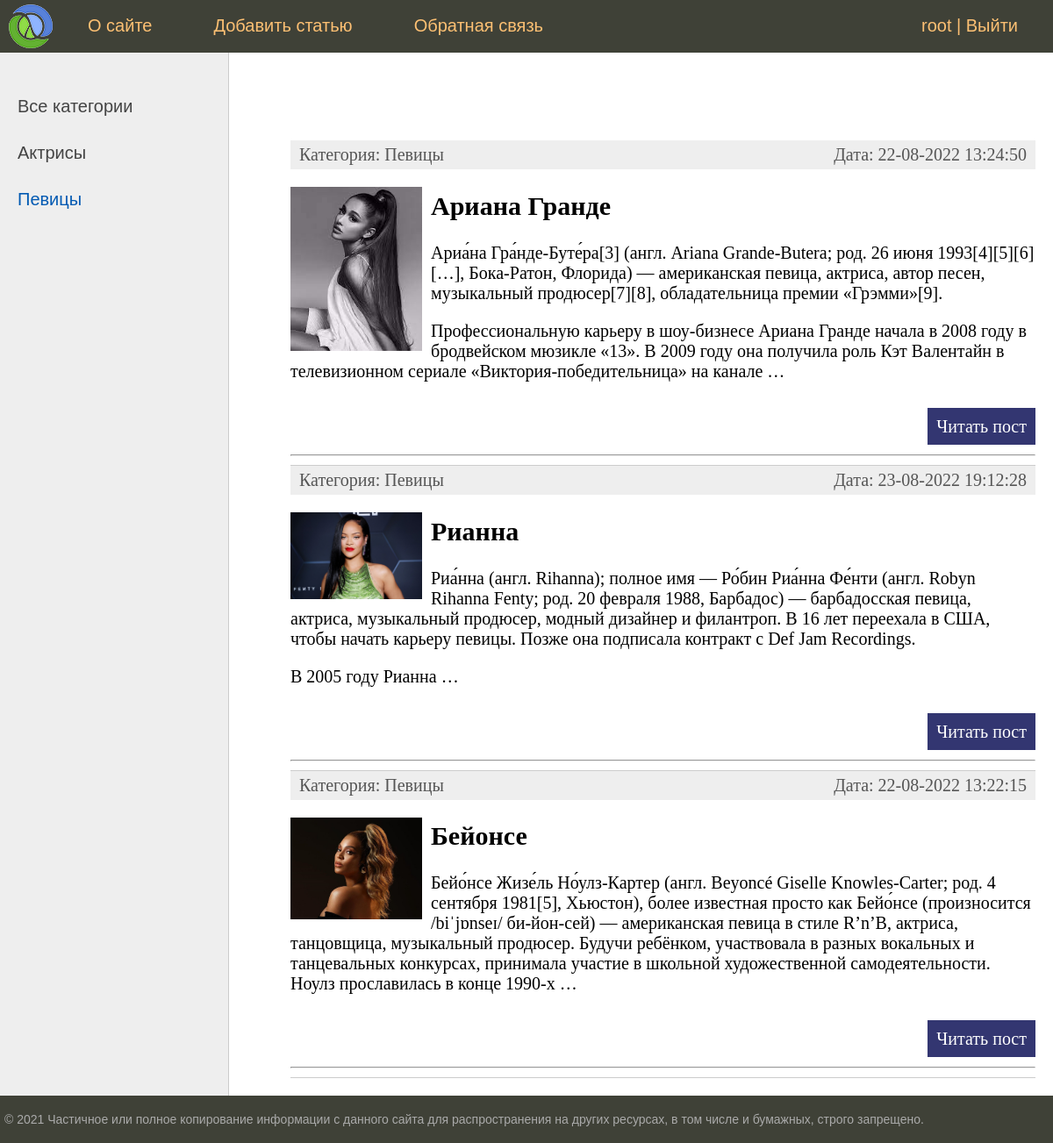
The page /category/pevicy/ (signed in) on the database its author committed.
### women/models.py (models this page shows, shortened)
class Category(models.Model):
    name = models.CharField(max_length=100, db_index=True, verbose_name='Категория')
    slug = models.SlugField(max_length=255, unique=True, db_index=True, verbose_name='URL')
    def __str__(self):
        return self.name
    def get_absolute_url(self):
        return reverse('category', kwargs={'cat_slug': self.slug})
    class Meta:
        verbose_name = 'Категория'
        verbose_name_plural = 'Категории'
        ordering = ['id']

class Women(models.Model):
    title = models.CharField(max_length=255, verbose_name='Заголовок')
    slug = models.SlugField(max_length=255, unique=True, db_index=True, verbose_name='URL')
    content = models.TextField(blank=True, verbose_name='Текст статьи')
    photo = models.ImageField(upload_to='photos/%Y/%m/%d/', verbose_name='Фото')
    time_create = models.DateTimeField(auto_now_add=True, verbose_name='Время создания')
    time_update = models.DateTimeField(auto_now=True, verbose_name='Время изменения')
    is_published = models.BooleanField(default=True, verbose_name='Публикация')
    cat = models.ForeignKey('Category', on_delete=models.PROTECT, verbose_name='Категория')
    def get_absolute_url(self):
        return reverse('post', kwargs={'post_slug': self.slug})
    class Meta:
        verbose_name = 'Известные женщины'
        verbose_name_plural = 'Известные женщины'
        ordering = ['time_create', 'title']

### women/views.py (the view)
# urls.py: path('category/<slug:cat_slug>/', WomenCategory.as_view(), name='category')
class WomenCategory(DataMixin, ListView):
    model = Women
    template_name = 'women/index.html'
    context_object_name = 'posts'
    allow_empty = False
    def get_queryset(self):
        return Women.objects.filter(cat__slug=self.kwargs['cat_slug'], is_published=True).select_related('cat')
    def get_context_data(self, *, object_list=None, **kwargs):
        context = super().get_context_data(**kwargs)
        c = Category.objects.get(slug=self.kwargs['cat_slug'])
        c_def = self.get_user_context(title='Категория - ' + str(c.name),
                                      cat_selected=c.pk)
        return dict(list(context.items()) + list(c_def.items()))

### women/templatetags/women_tags.py (called while the page is built)
@register.simple_tag(name='getposts')
def get_posts(filter=None, pub=True):
    if not filter:
        return Women.objects.filter(is_published=pub)
    else:
        return Women.objects.filter(cat=filter, is_published=pub)

### women/utils.py (called while the page is built)
    def get_user_context(self, **kwargs):
        context = kwargs
        cats = cache.get('cats')
        if not cats:
            cats = Category.objects.annotate(Count('women'))
            cache.set('cats', cats, 120)
        user_menu = menu.copy()
        if not self.request.user.is_authenticated:
            user_menu.pop(1)
        context['menu'] = user_menu
        context['cats'] = cats
        if 'cat_selected' not in context:
            context['cat_selected'] = 0
        return context

### women/templates/women/index.html (shortened to what this page needs)
{% extends 'women/base.html' %}
{% block content %}
<ul class="list-articles">
{% for p in posts %}
        <li><div class="article-panel">
                <p class="first">Категория: {{p.cat}}</p>
                <p class="last">Дата: {{p.time_update|date:"d-m-Y H:i:s"}}</p>
            </div>
{% if p.photo %}
            <p><img class='img-article-left thumb' src='{{p.photo.url}}'></p>
{% endif %}
            <h2>{{p.title}}</h2>
            <p>{{p.content|linebreaks|truncatewords:50}}</p>
            <p class="link-read-post"><a href="{{ p.get_absolute_url }}">Читать пост</a></p>
            <hr>
        </li>
{% endfor %}
</ul>
{% endblock %}

### women/templates/women/base.html (shortened to what this page needs)
{% load static %}
{% load women_tags %}
<!DOCTYPE html>
<html>
<head>
	<link type="text/css" href="{% static 'women/css/styles.css' %}" rel="stylesheet" />
</head>
<body>
<table class="table-page" border=0 cellpadding="0" cellspacing="0">
<tr><td valign=top>
{% block mainmenu %}
		<div class="header">
			<ul id="mainmenu" class="mainmenu">
			<li class="logo"><a href="{% url 'home' %}"><div class="logo"></div></a></li>
{% for m in menu %}
			<li><a href="{% url m.url_name %}">{{m.title}}</a></li>
{% endfor %}
		{% if request.user.is_authenticated %}
			<li class="last">{{user.username}} | <a href="{% url 'logout' %}">Выйти</a></li>
		{% else %}
			<li class="last"><a href="{% url 'register' %}">Регистрация</a> | <a href="{% url 'login' %}">Войти</a></li>
		{% endif %}
			</ul>
		</div>
{% endblock mainmenu %}
<table class="table-content" border=0 cellpadding="0" cellspacing="0">
<tr>
	<td valign="top" class="left-chapters">
	<ul id="leftchapters">
{% if cat_selected == 0 %}
		<li class="selected">Все категории</li>
{% else %}
		<li><a href="{% url 'home' %}">Все категории</a></li>
{% endif %}
{% for c in cats %}
	{% if c.women__count > 0 %}
		{% if c.id == cat_selected %}
			<li class='selected'>{{c.name}}</a></li>
		{% else %}
			<li><a href='{{ c.get_absolute_url }}'>{{c.name}}</a></li>
		{% endif %}
	{% endif %}
{% endfor %}
	</ul>
</td>
<td valign="top" class="content">
	<div class="content-text">
{% block content %}
{% endblock %}
</div>
</td></tr></table>
</td></tr>
<tr><td valign=top>
	<div id="footer">
		<p>&copy; 2021 Частичное или полное копирование информации с данного сайта для распространения на других ресурсах, в том числе и бумажных, строго запрещено.</p>
	</div>
</td></tr></table>
</body>
</html>

### women/static/women/css/styles.css (style rules this page uses)
html, body { font-family: 'Arial'; margin: 0; padding: 0; height: 100%; width: 100%; color: #444; }
a { color: #0059b2; text-decoration: none; }
img { max-width: 600px; height: auto; }
img.img-article-left { max-width: 300px; height: auto; float: left; padding: 0 10px 10px 0; }
img.img-article-left.thumb { max-width: 150px; height: auto; }
p.link-read-post { text-align: right; }
p.link-read-post a { padding: 10px; min-width: 100px; background: #333671; color: #fff; text-decoration: none; }
div.article-panel { background: #eee; padding: 5px 10px 5px 10px; box-sizing: border-box; overflow: hidden; color: #555; }
div.article-panel p.first { margin: 0; float: left; }
div.article-panel p.last { margin: 0; float: right; }
ul.list-articles { list-style: none; margin: 0; padding: 0; }
ul.list-articles li { border-bottom: 1px solid #ccc; }
.table-page { width: 100%; height: 100%; vertical-align: top; }
.table-page tr { height: 100%; }
.header { background: #3F4137; height: 60px; }
.logo { background: url('../images/logo.png') no-repeat 10px 5px; width: 70px; height: 60px; }
ul.mainmenu { list-style: none; margin: 0; padding: 0; height: 60px; color: #fdc073; font-size: 20px; overflow: hidden; }
ul.mainmenu li { float: left; margin: 18px 40px 0 30px; }
ul.mainmenu li.logo { margin: 0; }
ul.mainmenu li.last { float: right; }
ul.mainmenu li a { color: #fdc073; text-decoration: none; }
.table-content { width: 100%; min-height: 100%; height: 100%; }
.left-chapters { margin: 0; background: #eee; border-right: 1px solid #ccc; min-height: 100%; }
.left-chapters ul { width: 230px; min-height: 100%; margin: 0; padding: 20px 10px 10px 20px; list-style: none; font-size: 20px; }
.left-chapters ul li { margin: 30px 0 0 0; color: #999; }
.left-chapters ul li.selected { color: #0059b2; }
.left-chapters ul li a { color: #444; text-decoration: none; }
.content { padding: 40px 20px 20px 40px; width: 100%; box-sizing: border-box; }
.content-text { margin: 60px 0 0 30px; color: #000; font-size: 20px; font-family: Yandex Sans Display Light; }
#footer { box-sizing: border-box; background: #3F4137; padding: 5px; color: #aaa; font-size: 14px; font-family: Verdana, Geneva, Arial, Helvetica; text-align: left; overflow: hidden; }

### rows shown on the page
Category: name "Актрисы"
Category: name "Певицы"
Women: cat "Певицы", time_update "22-08-2022 13:24:50", photo (picture), title "Ариана Гранде", content "Ариа́на Гра́нде-Буте́ра[3] (англ. Ariana Grande-Butera; род. 26 июня 1993[4][5][6][…], Бока-Ратон, Флорида) — американская певица, актриса, автор песен, музыкальный продюсер[7][8], обладательница премии «Грэмми»[9]. Профессиональную карьеру в шоу-бизнесе Ариана Гранде начала в 2008 году в бродвейском мюзикле «13». В 2009 году она получила роль Кэт Валентайн в телевизионном сериале «Виктория-победительница» на канале …"
Women: cat "Певицы", time_update "23-08-2022 19:12:28", photo (picture), title "Рианна", content "Риа́нна (англ. Rihanna); полное имя — Ро́бин Риа́нна Фе́нти (англ. Robyn Rihanna Fenty; род. 20 февраля 1988, Барбадос) — барбадосская певица, актриса, музыкальный продюсер, модный дизайнер и филантроп. В 16 лет переехала в США, чтобы начать карьеру певицы. Позже она подписала контракт с Def Jam Recordings. В 2005 году Рианна …"
Women: cat "Певицы", time_update "22-08-2022 13:22:15", photo (picture), title "Бейонсе", content "Бейо́нсе Жизе́ль Но́улз-Картер (англ. Beyoncé Giselle Knowles-Carter; род. 4 сентября 1981[5], Хьюстон), более известная просто как Бейо́нсе (произносится /biˈjɒnseɪ/ би-йон-сей) — американская певица в стиле R’n’B, актриса, танцовщица, музыкальный продюсер. Будучи ребёнком, участвовала в разных вокальных и танцевальных конкурсах, принимала участие в школьной художественной самодеятельности. Ноулз прославилась в конце 1990-х …"

### other values the page prints
{{ m.title }} "О сайте" "Добавить статью" "Обратная связь"
{{ user.username }} "root"
